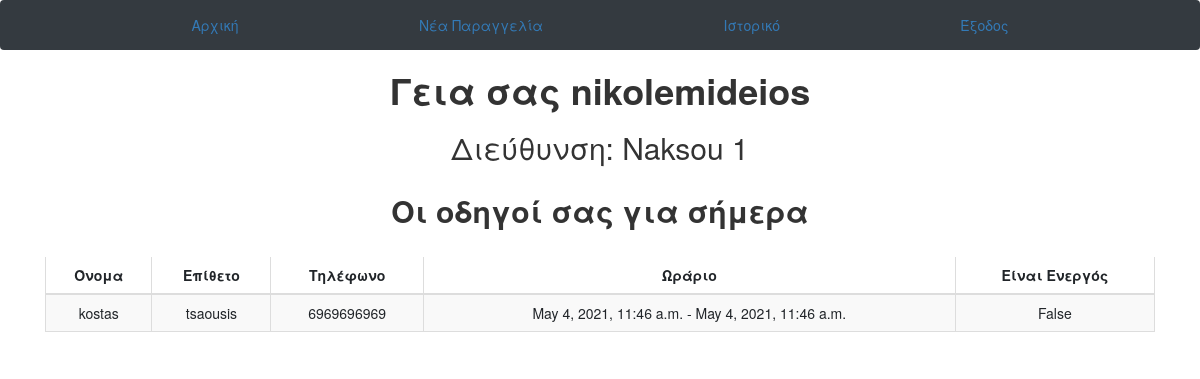
/store/ (signed in), run on the app's committed database.
### driver/models.py (models this page shows)
class store(models.Model):
    user            = models.OneToOneField(User, on_delete=models.CASCADE, primary_key=True )
    name            = models.CharField(max_length=45)
    adress          = models.CharField(max_length=1024)
    phone           = models.CharField(max_length=15)
    driver          = models.ForeignKey(driver, on_delete=models.CASCADE)

class driver(models.Model):
    user            = models.OneToOneField(User, on_delete=models.CASCADE, primary_key=True)
    first_name      = models.CharField(max_length=45)
    last_name       = models.CharField(max_length=45)
    phoneNo         = models.CharField(max_length=15)
    isActive        = models.BooleanField(default=False)
    isBusy          = models.BooleanField(default=False)
    givenHourStart  = models.DateTimeField (blank=False)
    givenHourEnd    = models.DateTimeField (blank=False)
    realHourStart   = models.DateTimeField (blank=True, null=True)
    realHourEnd     = models.DateTimeField (blank=True, null=True)

### store/views.py (the view)
# urls.py: path('store/', mydriver_view),
def mydriver_view(request):
    user=request.user
    mystore=store.objects.get(user_id=user)
    obj= mystore.driver
    context = {
        'store' : mystore.name,
        'storeaddress': mystore.adress,
        'name' : obj.first_name,
        'lastname' : obj.last_name,
        'phone' : obj.phoneNo,
        'active'  :  obj.isBusy ,
        'username'  : user.username,
        'starthour' : obj.givenHourStart,
        'endhour' : obj.givenHourEnd
    }
    return render(request, "mydriver.html", context)

### templates/mydriver.html (shortened to what this page needs)
{% extends 'base.html' %}
{% block content %}
    {% block base %}
      {%if user.is_authenticated%} <h1 align="center"><b>Γεια σας {{store}}</b></h1>  {%endif%}
    {% endblock %}
    {% if user.is_authenticated %}
        <h2 align="center">Διεύθυνση: {{storeaddress}}</h2>
        <div class="container">
        <h2 align="center" class="brand-text"><b>Oι οδηγοί σας για σήμερα</b></h2>
        <br />
        <div class="table-responsive">
        <table id="customer_data" class="table table-striped table-bordered">
            <thead>
                <tr>
                    <td><b>Όνομα</b></td>
                    <td><b>Επίθετο</b></td>
                    <td><b>Τηλέφωνο</b></td>
                    <td><b>Ωράριο</b></td>
                    <td><b>Είναι Ενεργός</b></td>
                </tr>
            </thead>
            <tr>
                <td>{{name}}</td>
                <td>{{lastname}}</td>
                <td>{{phone}}</td>
                <td>{{starthour}} - {{endhour}}</td>
                <td>{{active}}</td>
            </tr>
        </table>
        </div>
        </div>
    {%else%}
        <p>Anonymous User</p>
    {%endif%}
{% endblock %}

### templates/base.html (style rules this page uses)
td { text-align: center; vertical-align: middle; margin:auto }
tr { text-align: center; vertical-align: middle; }

### data on the page
store: name "nikolemideios", adress "Naksou 1"
driver: first_name "kostas", last_name "tsaousis", phoneNo "6969696969", givenHourStart "May 4, 2021, 11:46 a.m.", givenHourEnd "May 4, 2021, 11:46 a.m."

### other printed values
{{ active }} "False"
